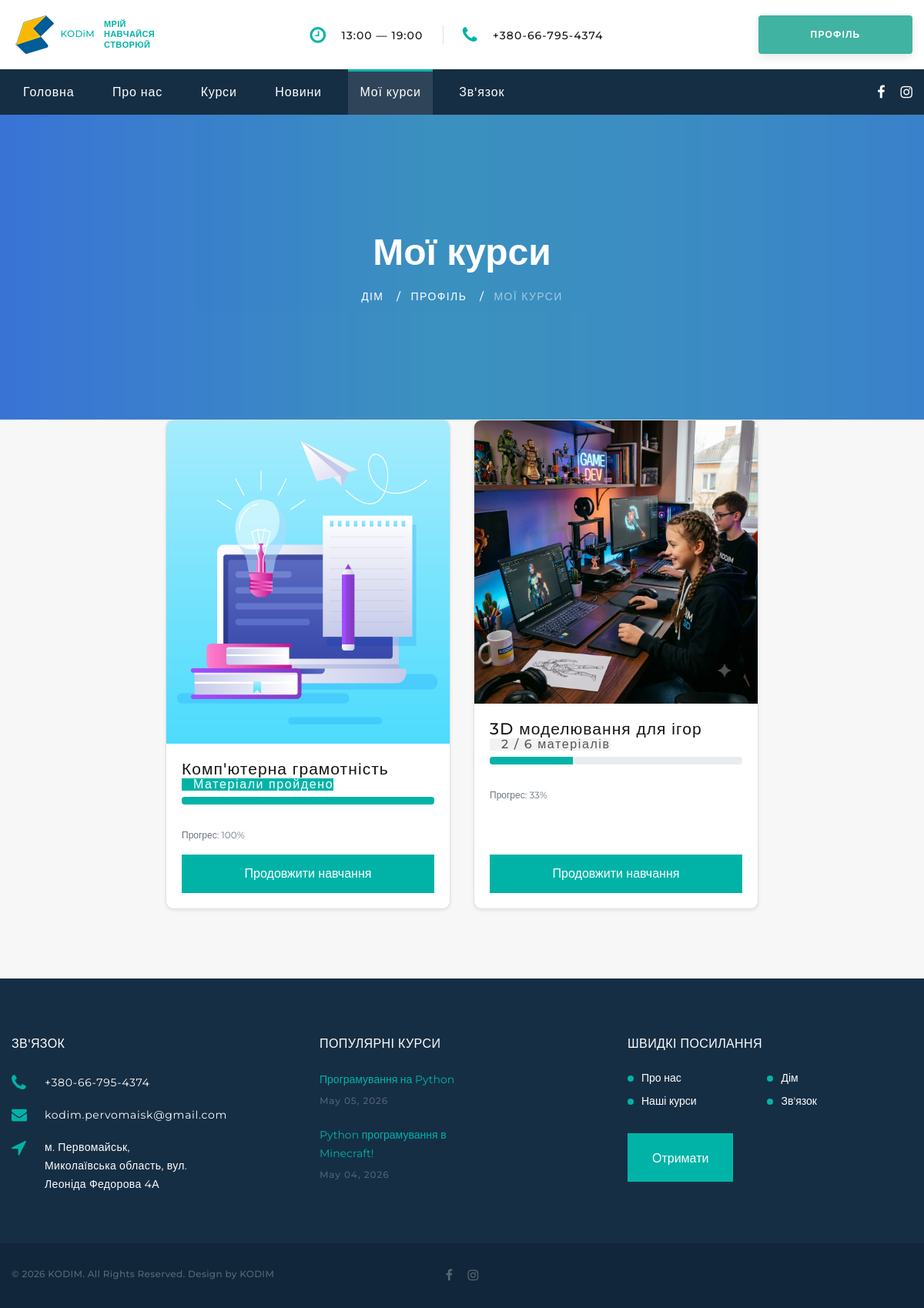
The page /learning/ (signed in) on the database its author committed.
### learning/models.py (models this page shows, shortened)
class Enrollment(models.Model):
    user = models.ForeignKey(
        settings.AUTH_USER_MODEL, on_delete=models.CASCADE,
        related_name='enrollments', verbose_name='Учень',
    )
    course = models.ForeignKey(
        Course, on_delete=models.CASCADE,
        related_name='enrollments', verbose_name='Курс',
    )
    assigned_at = models.DateTimeField('Призначено', auto_now_add=True)
    class Meta:
        unique_together = ('user', 'course')
        verbose_name = 'Призначення курсу'
        verbose_name_plural = 'Призначення курсів'
    def total_materials(self):
        return self.course.materials.count()
    def read_materials_count(self):
        return MaterialProgress.objects.filter(
            user=self.user, material__course=self.course, is_read=True
        ).count()
    def progress_percent(self):
        total = self.total_materials()
        if total == 0:
            return 0
        return round(self.read_materials_count() / total * 100)
    def all_materials_read(self):
        total = self.total_materials()
        return total > 0 and self.read_materials_count() == total

### Web_1/models.py (models this page shows, shortened)
class Course(models.Model):
    LEVEL_CHOICES = [
        ('beginner', 'Початківець'),
        ('intermediate', 'Середній'),
        ('advanced', 'Просунутий'),
    ]
    category = models.ForeignKey(
        Category,
        on_delete=models.CASCADE,
        help_text='оберіть категорію',
        verbose_name='категорія курсу',
        null=True,
    )
    name = models.CharField(max_length=50, verbose_name="Ім'я")
    name_url = models.CharField(
        max_length=50, verbose_name='Name URL', default='', blank=True
    )
    image = models.ImageField(
        upload_to='course_images',
        verbose_name='Картинка',
        null=True,
        blank=True,
        validators=[validate_image_size]  # Додано перевірку ваги файлу
    )
    emoji_icon = models.CharField(
        max_length=10,
        verbose_name='Емодзі іконка',
        default='🎮',
        blank=True,
        help_text='Емодзі, що відображається на картці курсу (напр. 🎮, 🐍, 🎨)',
    )
    description_short = models.CharField(
        max_length=250,
        verbose_name='Короткий опис',
        null=True,
        blank=True,
    )
    description = models.TextField(
        verbose_name='Опис',
        null=True,
        blank=True,
        help_text='Детальний опис курсу (відображається у секції "Як проходить навчання")',
    )
    kid_age = models.CharField(
        max_length=50,
        verbose_name='Вік учня',
        null=True,
        blank=True,
        help_text='Напр. «від 10 років» або «8–14 років»',
    )
    level = models.CharField(
        max_length=20,
        choices=LEVEL_CHOICES,
        verbose_name='Рівень',
        default='beginner',
    )
    duration = models.CharField(
        max_length=50,
        verbose_name='Тривалість курсу',
        null=True,
        blank=True,
        help_text='Напр. «5 місяців», «3 місяці»',
    )
    lessons_count = models.PositiveSmallIntegerField(
        verbose_name='Кількість занять',
        null=True,
        blank=True,
    )
    schedule = models.CharField(
        max_length=100,
        verbose_name='Розклад',
        null=True,
        blank=True,
        help_text='Напр. «2 заняття на тиждень по 90 хвилин»',
    )
    price = models.CharField(
        max_length=50,
        verbose_name='Вартість',
        null=True,
        blank=True,
        help_text='Залишіть порожнім або вкажіть базову ціну для SEO',
    )
    date_price = models.IntegerField(
        verbose_name='Дата_ціна',
        null=True,
        blank=True,
    )
    price_monthly = models.CharField(
        max_length=50,
        verbose_name='Ціна (помісячна)',
        null=True,
        blank=True,
        help_text='Напр. «1200 грн» або «Уточніть»',
    )
    price_semester = models.CharField(
        max_length=50,
        verbose_name='Ціна (семестр)',
        null=True,
        blank=True,
        help_text='Напр. «6500 грн» або «Знижка»',
    )
    price_full = models.CharField(
        max_length=50,
        verbose_name='Ціна (повна)',
        null=True,
        blank=True,
        help_text='Напр. «11000 грн» або «Макс. знижка»',
    )
    stat_students = models.PositiveIntegerField(
        verbose_name='Учнів пройшло',
        null=True,
        blank=True,
        help_text='Напр. 120',
    )
    stat_projects = models.PositiveIntegerField(
        verbose_name='Проєктів створено',
        null=True,
        blank=True,
    )
    stat_rating = models.DecimalField(
        max_digits=3,
        decimal_places=1,
        verbose_name='Рейтинг',
        null=True,
        blank=True,
        help_text='Напр. 4.9',
    )
    stat_years = models.PositiveSmallIntegerField(
        verbose_name='Років викладаємо',
        null=True,
        blank=True,
    )
    what_will_learn = models.JSONField(
        verbose_name='Що вивчить дитина',
        null=True,
        blank=True,
        help_text=(
            'Список рядків. Приклад: '
            '["Основи Lua", "Створення 3D-світів", "Публікація гри"]'
        ),
    )
    for_whom = models.JSONField(
        verbose_name='Для кого курс',
        null=True,
        blank=True,
        help_text=(
            'Список об\'єктів. Приклад: '
            '[{"icon": "🎮", "title": "Фанати Roblox", '
            '"text": "Хочуть не просто грати, а створювати"}]'
        ),
    )
    advantages = models.JSONField(
        verbose_name='Переваги напряму',
        null=True,
        blank=True,
        help_text=(
            'Список нумерованих переваг курсу/професії. Приклад: '
            '[{"title": "Висока затребуваність", '
            '"text": "Python — одна з найпопулярніших мов програмування у світі"}]'
        ),
    )
    program_modules = models.JSONField(
        verbose_name='Програма (модулі)',
        null=True,
        blank=True,
        help_text=(
            'Список модулів. Приклад: '
            '[{"num": "01", "title": "Знайомство з Roblox Studio", '
            '"subtitle": "Інтерфейс та перший світ", '
            '"topics": ["Інтерфейс редактора", "Перша локація"]}]'
        ),
    )
    results = models.JSONField(
        verbose_name='Результати курсу',
        null=True,
        blank=True,
        help_text=(
            'Список результатів. Приклад: '
            '[{"icon": "🏆", "text": "Власна гра у Roblox"}]'
        ),
    )
    faq = models.JSONField(
        verbose_name='Часті запитання (FAQ)',
        null=True,
        blank=True,
        help_text=(
            'Список питань/відповідей. Приклад: '
            '[{"question": "З якого віку?", "answer": "Від 10 років."}]'
        ),
    )
    meta_description = models.CharField(
        max_length=300,
        verbose_name='Meta опис (SEO)',
        null=True,
        blank=True,
    )
    is_active = models.BooleanField(
        default=True,
        verbose_name='Активний',
        help_text='Якщо знято — курс не відображається на сайті',
    )
    order = models.PositiveSmallIntegerField(
        default=0,
        verbose_name='Порядок сортування',
    )
    class Meta:
        verbose_name = 'Курс'
        verbose_name_plural = 'Курси'
        ordering = ['order', 'name']

### learning/views.py (the view)
# urls.py: path('', views.my_courses, name='my_courses'),
@login_required
def my_courses(request):
    enrollments = Enrollment.objects.filter(user=request.user).select_related('course')
    return render(request, 'learning/my_courses.html', {'enrollments': enrollments})

### learning/templates/learning/my_courses.html (shortened to what this page needs)
<!DOCTYPE html>
{% extends 'base.html' %}
{% load static %}
{% block content %}
<section class="breadcrumbs-custom-inset">
  <div class="breadcrumbs-custom context-dark bg-overlay-60">
    <div class="container">
      <h2 class="breadcrumbs-custom-title">Мої курси</h2>
      <ul class="breadcrumbs-custom-path">
        <li><a href="/">Дім</a></li>
        <li><a href="{% url 'users:profile' %}">Профіль</a></li>
        <li class="active">Мої курси</li>
      </ul>
    </div>
    <div class="box-position" style="background-image: url({% static 'images/breadcrumbs-bg.png' %});"></div>
  </div>
</section>
<section class="section section-lg section-top-1 bg-gray-4">
  <div class="container">
    {% if enrollments %}
    <div class="row row-30 justify-content-center">
      {% for enrollment in enrollments %}
      <div class="col-md-6 col-lg-4 wow fadeInDown" data-wow-delay=".2s">
        <div class="card h-100 shadow-sm learning-course-card">
          {% if enrollment.course.image %}
          <a href="{% url 'learning:course_materials' enrollment.course.id %}">
            <img class="card-img-top" src="{{ enrollment.course.image.url }}" alt="{{ enrollment.course.name }}">
          </a>
          {% endif %}
          <div class="card-body d-flex flex-column">
            <h5 class="card-title">{{ enrollment.course.name }}</h5>
            {% if enrollment.all_materials_read %}
            <span class="badge badge-pill learning-badge-done mb-2">Матеріали пройдено</span>
            {% else %}
            <span class="badge badge-pill learning-badge-progress mb-2">
              {{ enrollment.read_materials_count }} / {{ enrollment.total_materials }} матеріалів
            </span>
            {% endif %}
            <div class="progress mb-3" style="height: 10px;">
              <div class="progress-bar learning-progress-bar" role="progressbar"
                   style="width: {{ enrollment.progress_percent }}%;"
                   aria-valuenow="{{ enrollment.progress_percent }}" aria-valuemin="0" aria-valuemax="100"></div>
            </div>
            <p class="small text-muted mb-3">Прогрес: {{ enrollment.progress_percent }}%</p>
            <div class="mt-auto">
              <a class="button button-primary button-pipaluk btn-block" href="{% url 'learning:course_materials' enrollment.course.id %}">
                {% if enrollment.read_materials_count > 0 %}Продовжити навчання{% else %}Почати навчання{% endif %}
              </a>
            </div>
          </div>
        </div>
      </div>
      {% endfor %}
    </div>
    {% endif %}
  </div>
</section>
{% endblock content %}
{% block navbar %}
<li class="rd-nav-item"><a class="rd-nav-link" href="/">Головна</a></li>
<li class="rd-nav-item"><a class="rd-nav-link" href="/about/">Про нас</a></li>
<li class="rd-nav-item"><a class="rd-nav-link" href="/courses/">Курси</a></li>
<li class="rd-nav-item"><a class="rd-nav-link" href="/news/">Новини</a></li>
<li class="rd-nav-item active"><a class="rd-nav-link" href="{% url 'learning:my_courses' %}">Мої курси</a></li>
<li class="rd-nav-item"><a class="rd-nav-link" href="/contact-us/">Зв'язок</a></li>
{% endblock %}

### learning/templates/learning/my_courses.html (style rules this page uses)
.learning-course-card { border-radius: 10px; overflow: hidden; transition: transform .2s ease; }
.learning-progress-bar { background-color: #01b3a7; }
.learning-badge-done { background-color: #01b3a7; color: #fff; align-self: flex-start; }
.learning-badge-progress { background-color: #f2f2f2; color: #555; align-self: flex-start; }

### rows shown on the page
Enrollment: course.image (picture), course.name "Комп'ютерна грамотність", shows "Матеріали пройдено", progress_percent "100", shows "Продовжити навчання"
Enrollment: course.image (picture), course.name "3D моделювання для ігор", read_materials_count "2", total_materials "6", progress_percent "33", shows "Продовжити навчання"
